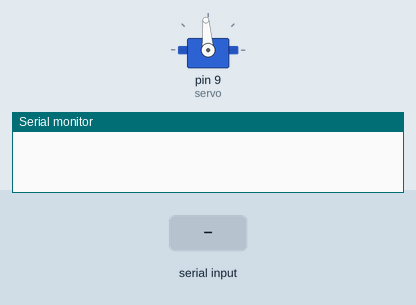
This sketch was run on a simulated Arduino Uno, built with avr-gcc and run on an emulated ATmega328P. On the bench: servo, the last lines printed to the serial monitor. Inputs (shaded band) come from the test bench.

Above: at 1.2 s.
1.3 s: "1\n" received over Serial
At 2.2 s:
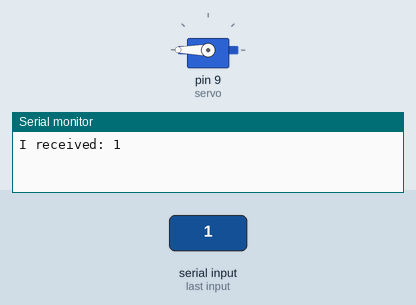
Timing chart, 0 to 8.8 s (numbered marks = the images above; inputs shaded):
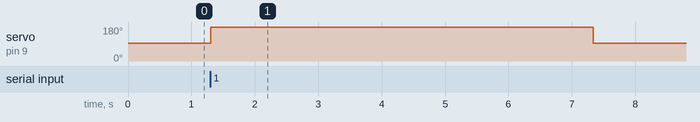

The sketch:

servotest.ino
```cpp
#include <Servo.h>
Servo servo;
int incomingByte = 0;
int moveTime = 0;
void setup() {
  // put your setup code here, to run once:
  Serial.begin(9600);
  servo.attach(9);
}

void loop() {
  // put your main code here, to run repeatedly:
  if (moveTime > 0) {
    servo.write(180);
    moveTime--;
  } else {
    servo.write(94);
  }
  if (Serial.available() > 0) {
    // read the incoming byte:
    incomingByte = Serial.parseInt();

    // say what you got:
    Serial.print("I received: ");
    Serial.println(incomingByte, DEC);
    if (incomingByte == 1) {
      moveTime = 1000;
    }
  }
  delay(5);
}
```

Measured:
- after the input at 1.3 s, servo on pin 9 (servo): 94° → 180° at once, → 94° 6.0 s later
